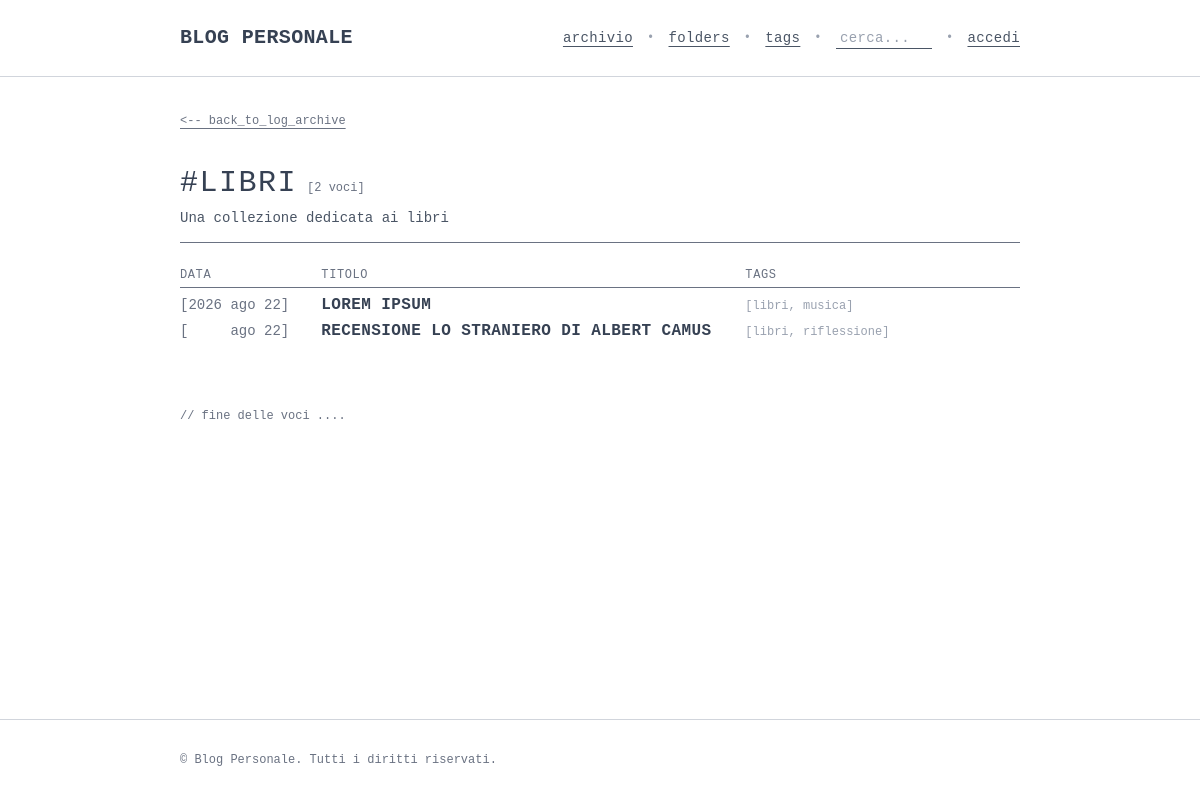
/tag/5/, run on the app's committed database.
### blog_app/models.py (models this page shows, shortened)
class Tag(models.Model):
    name = models.CharField(max_length=50, unique=True)
    description = models.TextField(blank=True, null=True)
    class Meta:
        ordering = ['name']

class Post(models.Model):
    author = models.ForeignKey(User, on_delete=models.CASCADE, related_name='posts')
    title = models.CharField(max_length=200)
    text = models.TextField()
    date = models.DateTimeField(auto_now_add=True)
    tags = models.ManyToManyField(Tag, related_name='posts', blank=True)
    likes = models.ManyToManyField(User, related_name='liked_posts', blank=True)
    class Meta:
        verbose_name_plural = 'posts'

### blog_app/views.py (the view)
# urls.py: path('tag/<int:tag_id>/', views.tag, name='tag'),
def tag(request, tag_id):
    tag = get_object_or_404(Tag, id=tag_id)
    posts = tag.posts.all().order_by('-date')
    context = {
        'tag': tag,
        'posts': posts,
    }
    return render(request, 'blog_app/tag.html', context)

### blog_app/templates/blog_app/tag.html (shortened to what this page needs)
{% extends 'blog_app/base.html' %}
{% block content %}
<div class="mb-6 sm:mb-8 font-mono text-xs">
  <a href="{% url 'blog_app:posts' %}" class="text-gray-500 dark:text-gray-400 hover:text-black dark:hover:text-white underline underline-offset-4 py-1 inline-block whitespace-nowrap">
    &lt;-- back_to_log_archive
  </a>
</div>
<div class="flex flex-col sm:flex-row sm:justify-between sm:items-start border-b border-gray-500 dark:border-gray-700 pb-3 mb-6 gap-3 font-mono">
  <div class="space-y-1.5 max-w-2xl min-w-0">
    <div class="flex flex-wrap items-baseline gap-x-2.5 gap-y-1">
      <h1 class="text-2xl sm:text-3xl font-mono uppercase tracking-wider text-gray-700 dark:text-gray-200 break-words min-w-0">
        #{{ tag.name|lower }}
      </h1>
      <span class="text-xs text-gray-500 dark:text-gray-400 whitespace-nowrap shrink-0">[{{ posts.count }} voci]</span>
    </div>
    {% if tag.description %}
      <p class="text-xs sm:text-sm text-gray-600 dark:text-gray-400 leading-relaxed break-words">
        {{ tag.description }}
      </p>
    {% endif %}
  </div>
</div>
<div class="w-full font-mono text-xs sm:text-sm">
  <div class="grid grid-cols-12 gap-2 pb-1 text-xs text-gray-500 dark:text-gray-400 font-mono border-b border-gray-500 dark:border-gray-700 uppercase tracking-wider mb-1">
    <div class="col-span-4 sm:col-span-3 md:col-span-2">data</div>
    <div class="col-span-8 sm:col-span-6 md:col-span-6">titolo</div>
    <div class="hidden sm:block sm:col-span-3 md:col-span-4">tags</div>
  </div>
  {% for post in posts %}
    <div class="grid grid-cols-12 gap-2 py-1 sm:py-0.5 border-b border-gray-100 dark:border-gray-900 sm:border-b-0 items-baseline">
      <div class="col-span-4 sm:col-span-3 md:col-span-2 font-mono text-xs sm:text-sm shrink-0 whitespace-nowrap text-gray-500 dark:text-gray-400">
        {% ifchanged post.date|date:"Y" %}
          [{{ post.date|date:"Y" }} {{ post.date|date:"b d" }}]
        {% else %}
          [<span class="invisible select-none">2026</span> {{ post.date|date:"b d" }}]
        {% endifchanged %}
      </div>
      <div class="col-span-8 sm:col-span-6 md:col-span-6 flex items-baseline justify-between sm:block relative min-w-0">
        <a href="{% url 'blog_app:post' post.id %}" class="font-mono font-bold text-gray-700 dark:text-gray-200 hover:text-black dark:hover:text-white hover:underline underline-offset-4 uppercase tracking-wide text-sm sm:text-base leading-snug break-words min-w-0">
          {{ post.title }}
        </a>
      </div>
      <div class="hidden sm:block sm:col-span-3 md:col-span-4 text-xs text-gray-400 dark:text-gray-400 font-mono break-words">
        {% if post.tags.all %}
          [{% for t in post.tags.all %}<a href="{% url 'blog_app:tag' t.id %}" class="hover:text-black dark:hover:text-white hover:underline underline-offset-4 whitespace-nowrap">{{ t.name|lower }}</a>{% if not forloop.last %}, {% endif %}{% endfor %}]
        {% else %}
          -
        {% endif %}
      </div>
    </div>
  {% empty %}
    <p class="text-xs text-gray-500 dark:text-gray-400 italic py-2">// nessun post registrato con questo tag.</p>
  {% endfor %}
</div>
<div class="mt-12 sm:mt-16 text-xs font-mono text-gray-500 dark:text-gray-400">
  // fine delle voci ....
</div>
{% endblock content %}

### data on the page
Tag: name "LIBRI", description "Una collezione dedicata ai libri", name "libri"
Post: date "2026", date "ago 22", title "LOREM IPSUM"
Tag: name "musica"
Post: date "ago 22", title "RECENSIONE LO STRANIERO DI ALBERT CAMUS"
Tag: name "riflessione"

### other printed values
{{ posts.count }} "2"
